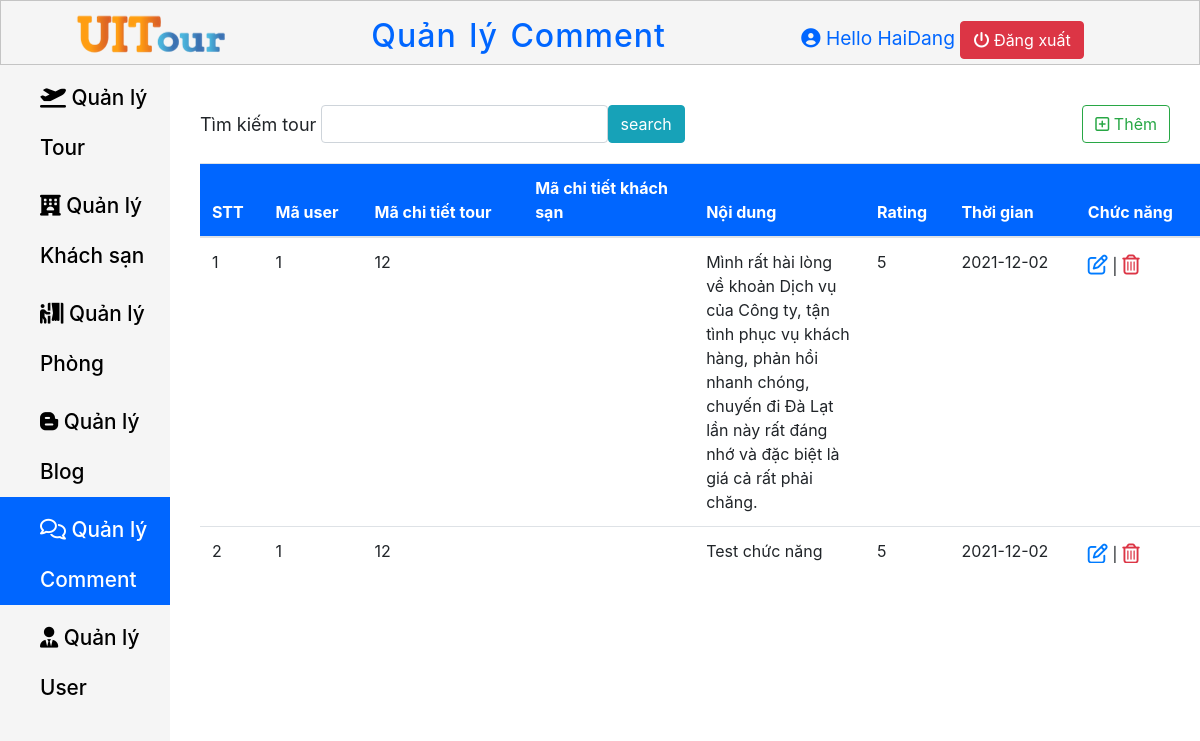
Before: /Page-Admin/QuanLyComment.php with the older database file.
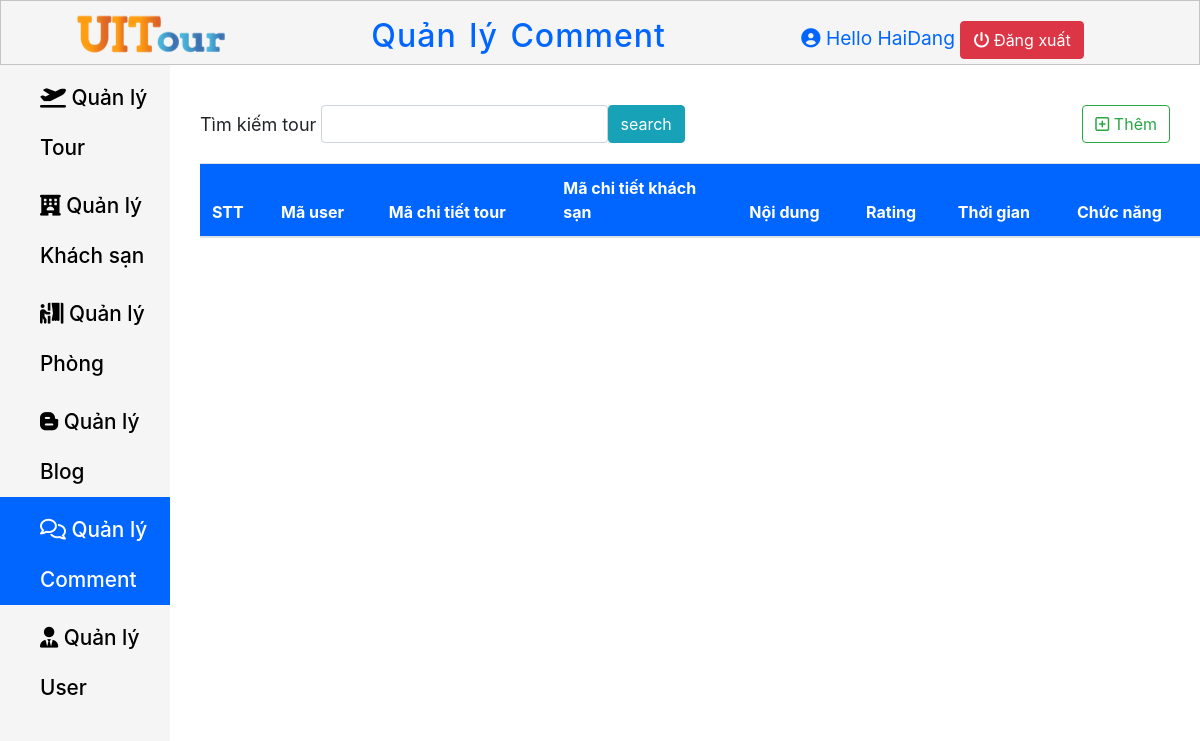
After: the same page with the newer database file.
### tables this page shows
CREATE TABLE `evaluate` (
  `Evaluate_Id` int(11) NOT NULL,
  `User_Id` int(11) NOT NULL,
  `CT_Tour_Id` int(11) NOT NULL,
  `CT_Hotel_Id` int(11) NOT NULL,
  `Content` text NOT NULL,
  `Rating` int(11) DEFAULT NULL,
  `Time` date DEFAULT NULL
);

### Page-Admin/QuanLyComment.php (the view, shortened to what this page needs)
<?php
    $host = "localhost";
    $host_user ="root";
    $host_password = "";
    $database = "ie104.m12";
    $port = "8111";
    $conn = new mysqli($host, $host_user, $host_password, $database, $port);
    if(isset($_POST["search"]))
    {
        $result = $_POST["search"];
        $sql = "SELECT * FROM evaluate WHERE 'User_Id' Like '%$result%'";
    }
    else
        $sql = "SELECT * from evaluate";
    $kq = $conn->query($sql);
?>
<!DOCTYPE html>
<html lang="en">
<head>
    <link rel="stylesheet" href="Navbar.css">
    <link rel="stylesheet" href="Content.css">
    <link rel="stylesheet" href="https://cdn.jsdelivr.net/npm/bootstrap@4.5.3/dist/css/bootstrap.min.css">
    <link rel="stylesheet" href="https://cdnjs.cloudflare.com/ajax/libs/font-awesome/6.0.0-beta3/css/all.min.css" />
</head>
<body>
    <header class="header-container">
        <div class="header-container__logo">
            <a href="../Page-Admin/TrangChu.php">
                <img src="../Trangchu/File/logo_header.png" alt="UITour">
            </a>
        </div>
        <h2 class="header-container__Title">
            Quản lý Comment
        </h2>
        <div class="header-container__profile">
            <i class="fas fa-user-circle"></i>
            <span>Hello HaiDang</span>
            <a href="../Page-Admin/DangNhap.php" class="btn btn-danger"> <i class="fas fa-power-off"></i> Đăng xuất</a>
        </div>
    </header>
    <main class="main">
        <nav class="nav-links">
            <ul class="nav-links__ul">
                <li class="nav-links__li ">
                    <a href="../Page-Admin/QuanLyTour.php" class=" nav-links__a">
                        <i class="fas fa-plane-departure "></i>  Quản lý Tour
                    </a>
                </li>
                <li class="nav-links__li">
                    <a href="../Page-Admin/QuanLyKhachSan.php" class=" nav-links__a">
                        <i class="fas fa-hotel"></i></i>  Quản lý Khách sạn
                    </a>
                </li>
                <li class="nav-links__li">
                    <a href="../Page-Admin/QuanLyPhong.php" class=" nav-links__a">
                        <i class="fas fa-person-booth"></i>  Quản lý Phòng
                    </a>
                </li>
                <li class="nav-links__li ">
                    <a href="../Page-Admin/QuanLyBlog.php" class=" nav-links__a ">
                        <i class="fab fa-blogger-b"></i></i>  Quản lý Blog
                    </a>
                </li>
                <li class="nav-links__li active--css">
                    <a href="../Page-Admin/QuanLyComment.php" class=" nav-links__a active--css">
                        <i class="far fa-comments"></i></i></i>  Quản lý Comment
                    </a>
                </li>
                <li class="nav-links__li " >
                    <a href="../Page-Admin/QuanLyUser.php" class=" nav-links__a ">
                        <i class="fas fa-user-tie"></i></i></i>  Quản lý User
                    </a>
                </li>
            </ul>
        </nav>
        <section>
            <div class="search-create" >
                <form action="" class="col-md-10" method="post">
                    <div class="form-inline col-md-9">
                        <label for="User_Id" class="control-label" style="margin-right: 5px;">Tìm kiếm tour</label>
                        <input type="text" name="search" class="form-control col-md-6">
                        <input type="submit" class="btn btn-info" name="submit" value="search">
                    </div>
                </form>
                <div>
                    <a href="../Page-Admin/ThemCmt.php" class="btn btn-outline-success"><i class="far fa-plus-square"></i> Thêm</a>
                </div>
            </div>
            <div class="table-overflow">
                <table class="table table-hover">
                    <thead>
                        <tr>
                            <th>STT</th>
                            <th>Mã user</th>
                            <th>Mã chi tiết tour</th>
                            <th>Mã chi tiết khách sạn</th>
                            <th>Nội dung</th>
                            <th>Rating</th>
                            <th>Thời gian</th>
                            <th>Chức năng</th>
                        </tr>
                    </thead>
                    <tbody>
                        <?php while($row = $kq->fetch_assoc()) { ?>
                            <tr>
                                <td class="counterCell"></td>
                                <td><?php echo $row["User_Id"] ?></td>
                                <td><?php echo $row["CT_Tour_Id"] ?></td>
                                <td><?php echo $row["CT_Hotel_Id"] ?></td>
                                <td><?php echo $row["Content"] ?></td>
                                <td><?php echo $row["Rating"] ?></td>
                                <td><?php echo $row["Time"] ?></td>
                                <td>
                                    <a  href="../Page-Admin/SuaCmt.php?id=<?php echo $row["Evaluate_Id"] ?>" style="font-size: 20px;" ><i class="far fa-edit"></i></a> |
                                    <a href="../Page-Admin/XoaCmt.php?id=<?php echo $row["Evaluate_Id"] ?>" style="font-size: 20px; " class="text-danger" onclick="return confirm('Bạn chắn chắn xóa chứ?')"><i class="far fa-trash-alt"></i></a>
                                </td>
                            </tr>
                        <?php } ?>
                    </tbody>
                </table>
            </div>
        </section>
    </main>
</body>
</html>

### Page-Admin/Navbar.css (style rules this page uses)
* { margin: 0; padding: 0; box-sizing: border-box; }
body { font-size: 15px; }
html { font-family: Arial, Helvetica, sans-serif; }
.header-container .header-container__logo img { margin-left: 3em; }
.header-container { display: flex; justify-content: space-between; align-items: center; width: 100%; max-height: 65px; position: fixed; top: 0; z-index: 10; background-color: #f5f5f5; border: 1px solid #c4c4c4; }
.header-container .header-container__Title { word-spacing: 3px; letter-spacing: 1px; margin-top: 15px; color: #0066FF; }
.header-container .header-container__profile { font-size: 1.2em; margin-right: 6em; margin-top: 15px; color: #0066FF; }
.main { margin-top: 65px; display: flex; width: 100%; }
.nav-links { width: 300px; height: 1000px; }
.nav-links__li { background-color: #f5f5f5; line-height: 50px; display: block; }
.nav-links__a { text-decoration: none; padding-top: 8px; color: #000; display: block; padding-left: 40px; font-weight: 500; font-size: 1.3em; }
.nav-links__ul { height: 100%; background-color: #f5f5f5; }
.active--css { background-color: #0066FF; color: #fff; }

### Page-Admin/Content.css (style rules this page uses)
* { margin: 0; padding: 0; box-sizing: border-box; }
body { font-size: 15px; max-width: 1500px; overflow-x: auto; }
label { font-size: 18px; }
.search-create { display: flex; width: 1000px; justify-content: space-between; margin-top: 40px; }
table thead tr { position: sticky; top: 0; background-color: #0066FF; color: #fff; }
.table-overflow { width: 1000px; height: 400px; margin-left: 30px; overflow-y: auto; margin-top: 20px; }
.table-overflow th, td { max-width: 150px; word-wrap: break-word; }
table { counter-reset: tableCount; }
.counterCell::before { content: counter(tableCount); counter-increment: tableCount; }

Changed rows visible on the page:
removed evaluate: User_Id "1", CT_Tour_Id "12", Content "Mình rất hài lòng về khoản Dịch vụ của Công ty, tận tình phục vụ khách hàng, phản hồi nhanh chóng, chuyến đi Đà Lạt lần này rất đáng nhớ và đặc biệt là giá cả rất phải chăng.", Rating "5", Time "2021-12-02"
removed evaluate: User_Id "1", CT_Tour_Id "12", Content "Test chức năng…", Rating "5", Time "2021-12-02"
